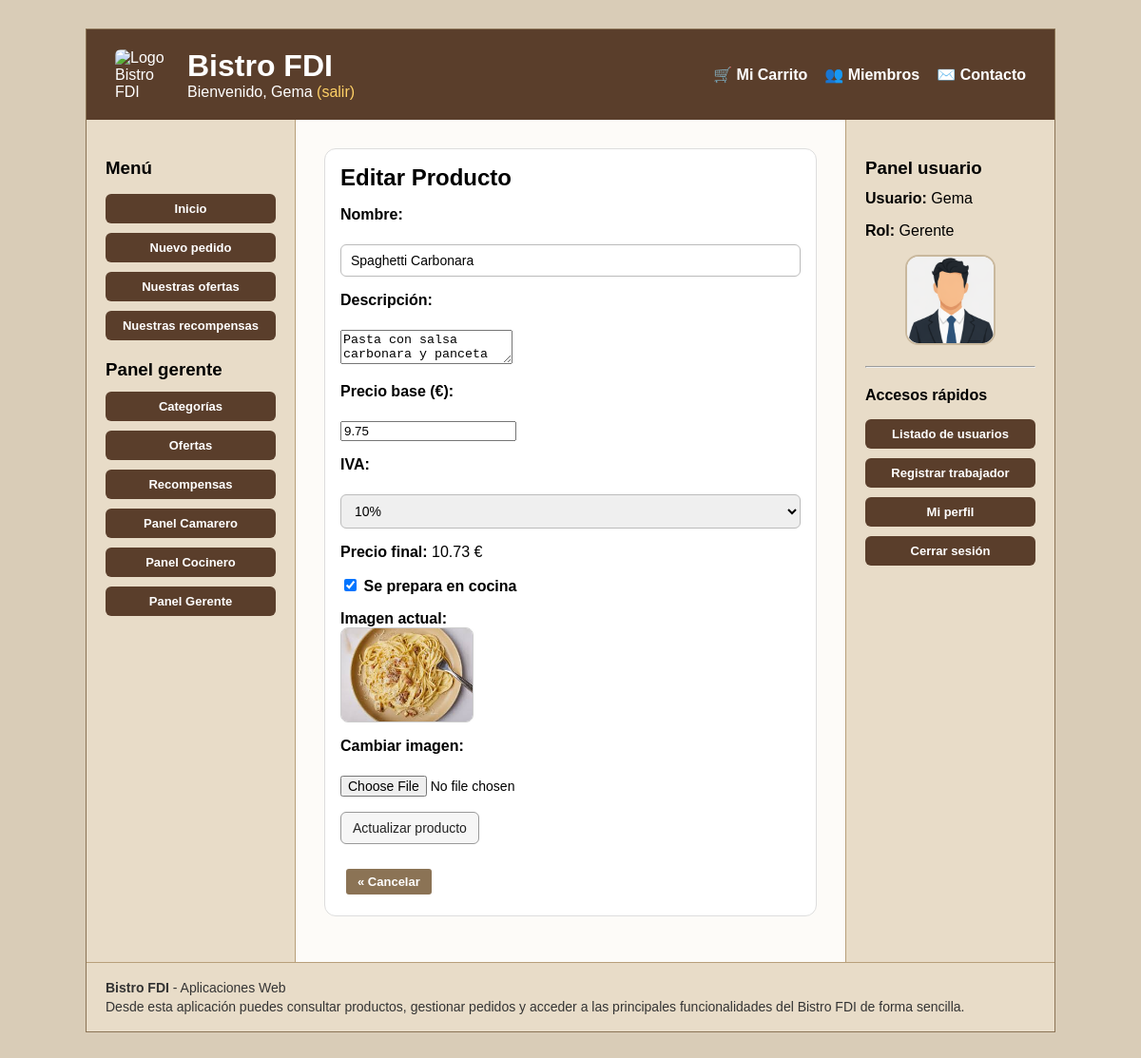
Page /vistas/productos/crearProducto.php?id=2&categoria_id=1 (signed in) on the committed database.
### tables this page shows
CREATE TABLE IF NOT EXISTS `usuarios` (
    `id` INT AUTO_INCREMENT PRIMARY KEY,
    `username` VARCHAR(100) NOT NULL UNIQUE,
    `email` VARCHAR(150) NOT NULL UNIQUE,
    `nombre` VARCHAR(100) NOT NULL,
    `apellidos` VARCHAR(100) NOT NULL,
    `password_hash` VARCHAR(255) NOT NULL,
    `rol` ENUM('cliente', 'camarero', 'cocinero', 'gerente') NOT NULL DEFAULT 'cliente',
    `avatar_tipo` ENUM('default', 'preset', 'custom') NOT NULL DEFAULT 'default',
    `avatar_valor` VARCHAR(255) DEFAULT NULL,
    `activo` TINYINT(1) NOT NULL DEFAULT 1,
    `deleted_at` TIMESTAMP NULL DEFAULT NULL,
    `created_at` TIMESTAMP DEFAULT CURRENT_TIMESTAMP,
    `updated_at` TIMESTAMP DEFAULT CURRENT_TIMESTAMP ON UPDATE CURRENT_TIMESTAMP,
    `bistrocoins` INT NOT NULL DEFAULT 0
);

CREATE TABLE IF NOT EXISTS `productos` (
    `id` INT AUTO_INCREMENT PRIMARY KEY,
    `nombre` VARCHAR(100),
    `descripcion` TEXT,
    `categoria_id` INT,
    `precio_base` DECIMAL(10,2),
    `iva` INT,
    `disponible` BOOLEAN,
    `ofertado` BOOLEAN,
    `imagen` VARCHAR(255) DEFAULT NULL,
    `se_cocina` BOOLEAN DEFAULT 1,
    FOREIGN KEY (`categoria_id`) REFERENCES `categorias`(`id`)
);

### entities/Producto.php (called while the page is built, shortened)
<?php
class Producto {
    private $nombre;
    private $descripcion;
    private $precio;
    private $iva;
    private $imagen;
    private $se_cocina;
    public function __construct($id, $nombre, $descripcion, $categoria_id, $precio, $iva, $disponible, $ofertado, $imagen = null, $se_cocina = 1) {
        $this->nombre = $nombre;
        $this->descripcion = $descripcion;
        $this->precio = $precio;
        $this->iva = $iva;
        $this->imagen = $imagen;
        $this->se_cocina = $se_cocina;
    }
    public function getNombre() {
        return $this->nombre;
    }
    public function getDescripcion() {
        return $this->descripcion;
    }
    public function getPrecio() {
        return $this->precio;
    }
    public function getIVA() {
        return $this->iva;
    }
    public function getImagen() {
        return $this->imagen;
    }
    public function getSeCocina() {
        return $this->se_cocina;
    }
}

### includes/ProductoDAO.php (called while the page is built, shortened)
<?php
require_once __DIR__ . '/../entities/Producto.php';
require_once __DIR__ . '/application.php';
class ProductoDAO {
    public static function getById($id) {
        global $conn;
        $stmt = $conn->prepare("SELECT * FROM productos WHERE id = ?");
        $stmt->bind_param("i", $id);
        $stmt->execute();
        $result = $stmt->get_result();
        $row = $result->fetch_assoc();
        return new Producto(
            $row['id'],
            $row['nombre'],
            $row['descripcion'],
            $row['categoria_id'],
            $row['precio_base'],
            $row['iva'],
            $row['disponible'],
            $row['ofertado'],
            $row['imagen'] ?? null,
            $row['se_cocina'] ?? 1
        );
    }
}

### includes/UsuarioDAO.php (called while the page is built, shortened)
<?php
require_once __DIR__ . '/../entities/Usuario.php';
require_once __DIR__ . '/util.php';
class UsuarioDAO {
    public static function avatar_presets(): array {
        return [
            'preset_chef' => ['label' => 'Opcion 1', 'path' => RUTA_APP . '/img/avatares/cocinero.png'],
            'preset_waiter' => ['label' => 'Opcion 2', 'path' => RUTA_APP . '/img/avatares/camarero.png'],
            'preset_manager' => ['label' => 'Opcion 3', 'path' => RUTA_APP . '/img/avatares/gerente.png'],
        ];
    }
    private static function row_to_usuario(array $row): Usuario {
        $row['avatar_url'] = self::user_row_to_avatar_url($row);
        return new Usuario(
            (int)$row['id'],
            $row['username'],
            $row['email'],
            $row['nombre'],
            $row['apellidos'],
            $row['password_hash'],
            $row['rol'] ?? 'cliente',
            $row['avatar_tipo'] ?? 'default',
            $row['avatar_valor'] ?? null,
            $row['avatar_url'],
            (int)$row['activo'],
            $row['updated_at'] ?? '',
            (int)($row['bistrocoins'] ?? 0)
        );
    }
    private static function user_row_to_avatar_url(array $row): string {
        $tipo = (string)($row['avatar_tipo'] ?? 'default');
        $valor = (string)($row['avatar_valor'] ?? '');
        if ($tipo === 'preset') {
            $presets = self::avatar_presets();
            if (isset($presets[$valor])) {
                return $presets[$valor]['path'];
            }
        }
        return self::default_avatar();
    }
    public static function user_find_by_id(int $id, bool $includeInactive = true): ?Usuario {
        $conn = crearConexion();
        $sql = $includeInactive
            ? "SELECT * FROM usuarios WHERE id = ? LIMIT 1"
            : "SELECT * FROM usuarios WHERE id = ? AND activo = 1 LIMIT 1";
        $stmt = $conn->prepare($sql);
        $stmt->bind_param("i", $id);
        $stmt->execute();
        $result = $stmt->get_result();
        $row = $result->fetch_assoc();
        return $row ? self::row_to_usuario($row) : null;
    }
}

### includes/auth.php (called while the page is built, shortened)
<?php
require_once __DIR__ . '/UsuarioDAO.php';
function current_user(): ?Usuario {
    $id = (int)$_SESSION['user_id'];
    $user = UsuarioDAO::user_find_by_id($id);
    return $user;
}
        ?>

### entities/Usuario.php (called while the page is built, shortened)
<?php
class Usuario {
    private $nombre;
    private $rol;
    private $avatar_url;
    private $activo;
    public function __construct(int $id, string $username, string $email, string $nombre, string $apellidos,
                                string $password_hash, string $rol, string $avatar_tipo, ?string $avatar_valor,
                                string $avatar_url, int $activo, string $updated_at, int $bistrocoins = 0) {
        $this->nombre = $nombre;
        $this->rol = $rol;
        $this->avatar_url = $avatar_url;
        $this->activo = $activo;
    }
    public function getNombre(): string { return $this->nombre; }
    public function getRol(): string { return $this->rol; }
    public function getAvatarUrl(): string { return $this->avatar_url; }
    public function isActivo(): bool { return $this->activo === 1; }
}

### includes/util.php (called while the page is built, shortened)
<?php
function escaparHtml(?string $value): string
{
    return htmlspecialchars((string) $value, ENT_QUOTES | ENT_SUBSTITUTE, 'UTF-8');
}

### includes/Formulario/FormularioProducto.php (the view, shortened to what this page needs)
<?php
require_once __DIR__.'/Formulario.php';
require_once __DIR__.'/../ProductoDAO.php';
class FormularioProducto extends Formulario
{
    private $isCreate;
    private $categoria_id;
    private $producto;
    public function __construct(bool $isCreate,int $categoria_id,$producto=null)
    {
        $this->isCreate=$isCreate;
        $this->categoria_id=$categoria_id;
        $this->producto=$producto;
    }
    protected function generaCamposFormulario(&$datos)
    {
        $nombre=htmlspecialchars(
            $datos['nombre'] ??
            ($this->producto ? $this->producto->getNombre() : ''),
            ENT_QUOTES,'UTF-8'
        );
        $descripcion=htmlspecialchars(
            $datos['descripcion'] ??
            ($this->producto ? $this->producto->getDescripcion() : ''),
            ENT_QUOTES,'UTF-8'
        );
        $precio=htmlspecialchars(
            (string)(
                $datos['precio'] ??
                ($this->producto ? $this->producto->getPrecio() : '')
            ),
            ENT_QUOTES,'UTF-8'
        );
        $iva=(int)(
            $datos['iva'] ??
            ($this->producto ? $this->producto->getIVA() : 21)
        );
        $selected4=$iva===4?'selected':'';
        $selected10=$iva===10?'selected':'';
        $selected21=$iva===21?'selected':'';
        $seCocinaChecked=
            ($this->producto &&
             method_exists($this->producto,'getSeCocina') &&
             $this->producto->getSeCocina())
            ? 'checked'
            : '';
        $precioFinal='';
        if($precio!=='' && is_numeric($precio)){
            $precioFinal=number_format(
                ((float)$precio)*(1+($iva/100)),
                2,'.',''
            );
        }
        $imagenActualHTML='';
        if(!$this->isCreate && $this->producto){
            $img=trim((string)$this->producto->getImagen());
            if($img!==''){
                $imagenActualHTML="
<p>
<strong>Imagen actual:</strong><br>
<img
src='../../{$img}'
width='140'
height='100'
class='img-rounded'>
</p>";
            }
        }
return <<<HTML
<p>
<label>Nombre:</label><br>
<input
type="text"
name="nombre"
value="{$nombre}"
required>
</p>
<p>
<label>Descripción:</label><br>
<textarea
name="descripcion"
required>{$descripcion}</textarea>
</p>
<p>
<label>Precio base (€):</label><br>
<input
id="precio"
type="number"
step="0.01"
name="precio"
value="{$precio}"
required>
</p>
<p>
<label>IVA:</label><br>
<select id="iva" name="iva">
<option value="4" {$selected4}>4%</option>
<option value="10" {$selected10}>10%</option>
<option value="21" {$selected21}>21%</option>
</select>
</p>
<p>
<strong>Precio final:</strong>
<span id="precioFinal">
{$precioFinal}
</span> €
</p>
<p>
<label>
<input
type="checkbox"
name="se_cocina"
value="1"
{$seCocinaChecked}>
Se prepara en cocina
</label>
</p>
{$imagenActualHTML}
<p>
<label>Cambiar imagen:</label><br>
<input
type="file"
name="imagen"
accept=".jpg,.jpeg,.png">
</p>
<input
type="hidden"
name="categoria_id"
value="{$this->categoria_id}">
<p>
<button type="submit">
Actualizar producto
</button>
</p>
<script>
(function(){
const precioInput=document.getElementById('precio');
const ivaSelect=document.getElementById('iva');
const precioFinal=document.getElementById('precioFinal');
function recalcular(){
const precio=parseFloat(precioInput.value||0);
const iva=parseInt(ivaSelect.value||0);
if(precio>0){
precioFinal.textContent=
(precio*(1+iva/100)).toFixed(2);
}
}
precioInput.addEventListener('input',recalcular);
ivaSelect.addEventListener('change',recalcular);
recalcular();
})();
</script>
HTML;
    }
}

### cabecera.php (shortened to what this page needs)
<?php
require_once __DIR__ . '/includes/auth.php';
function mostrarSaludo(): string {
    $user = current_user();
    if ($user) {
        $nombre = $user->getNombre() ?: $user->getUsername();
        return "Bienvenido, " . htmlspecialchars($nombre) .
            " <a href='" . RUTA_APP . "/scripts/usuarios/logout.php'>(salir)</a>";
    }
    return "Usuario desconocido. <a href='" . RUTA_APP . "/vistas/usuarios/acceso.php#login'>Login</a>";
}
?>
<div class="cabecera-superior">
    <div class="cabecera-brand">
        <img src="<?= RUTA_APP ?>/img/logo_personalizado.png" alt="Logo Bistro FDI" class="logo-cabecera">
        <div>
            <h1>Bistro FDI</h1>
            <div class="saludo"><?= mostrarSaludo(); ?></div>
        </div>
    </div>
    <nav class="menu-principal">
        <ul>
            <?php if (current_user()): ?>
                <li><a href="<?= RUTA_APP ?>/vistas/pedidos/carrito.php">🛒 Mi Carrito</a></li>
            <?php endif; ?>
            <li><a href="<?= RUTA_APP ?>/miembros.php">👥 Miembros</a></li>
            <li><a href="<?= RUTA_APP ?>/contacto.php">✉️ Contacto</a></li>
        </ul>
    </nav>
</div>

### sideBarIzq.php
<?php
$user = function_exists('current_user') ? current_user() : null;
?>
<nav aria-label="Navegación principal">
    <h3>Menú</h3>
    <ul class="menu-izq">
        <li><a href="<?= RUTA_APP ?>/index.php">Inicio</a></li>
        <li><a href="<?= RUTA_APP ?>/vistas/pedidos/elegirTipo.php">Nuevo pedido</a></li>
        <li><a href="<?= RUTA_APP ?>/vistas/ofertas/ofertaCliente.php">Nuestras ofertas</a></li>
        <li><a href="<?= RUTA_APP ?>/vistas/recompensas/recompensaCliente.php">Nuestras recompensas</a></li>
        <?php if ($user): ?>
            <?php if ($user->getRol() !== 'cliente'): ?>
                <h3>Panel <?= htmlspecialchars($user->getRol()) ?></h3>
            <?php endif; ?>
            <?php if ($user->getRol() === 'gerente'): ?>
                <li><a href="<?= RUTA_APP ?>/vistas/categorias/categoriasList.php">Categorías</a></li>
                <li><a href="<?= RUTA_APP ?>/vistas/ofertas/listarOfertas.php">Ofertas</a></li>
                <li><a href="<?= RUTA_APP ?>/vistas/recompensas/listarRecompensas.php">Recompensas</a></li>
            <?php endif; ?>
            <?php if ($user->getRol() === 'camarero' || $user->getRol() === 'gerente'): ?>
                <li><a href="<?= RUTA_APP ?>/vistas/pedidos/gestionCamarero.php">Panel Camarero</a></li>
            <?php endif; ?>
            <?php if ($user->getRol() === 'cocinero' || $user->getRol() === 'gerente'): ?>
                <li><a href="<?= RUTA_APP ?>/vistas/preparacion_pedidos/panel_cocinero.php">Panel Cocinero</a></li>
            <?php endif; ?>
            <?php if ($user->getRol() === 'gerente'): ?>
                <li><a href="<?= RUTA_APP ?>/vistas/preparacion_pedidos/panel_gerente.php">Panel Gerente</a></li>
            <?php endif; ?>
        <?php endif; ?>
    </ul>
</nav>

### sideBarDer.php
<?php
require_once __DIR__ . '/includes/auth.php';
require_once __DIR__ . '/includes/util.php';
$user = current_user();
$nombre = $user ? $user->getNombre() : 'Invitado';
$rol = $user ? $user->getRol() : 'No autenticado';
$avatarSrc = $user ? $user->getAvatarUrl() : '';
?>
<section class="panel-usuario-sidebar">
    <h3>Panel usuario</h3>
    <p><strong>Usuario:</strong> <?= escaparHtml($nombre) ?></p>
    <p><strong>Rol:</strong> <?= escaparHtml(ucfirst($rol)) ?></p>
    <?php if ($user): ?>
        <div class="sidebar-avatar-box">
            <img src="<?= escaparHtml($avatarSrc) ?>"
                 alt="Foto de perfil de <?= escaparHtml($nombre) ?>"
                 class="sidebar-avatar">
        </div>
    <?php endif; ?>
    <hr>
    <nav aria-label="Accesos rápidos del usuario">
        <h4>Accesos rápidos</h4>
        <ul class="menu-izq">
            <?php if ($user && $user->getRol() === 'gerente'): ?>
                <li><a href="<?= RUTA_APP ?>/vistas/usuarios/usuarios.php">Listado de usuarios</a></li>
                <li><a href="<?= RUTA_APP ?>/vistas/usuarios/usuario_form.php?modo=crear">Registrar trabajador</a></li>
                <li><a href="<?= RUTA_APP ?>/vistas/usuarios/perfil.php">Mi perfil</a></li>
                <li><a href="<?= RUTA_APP ?>/scripts/usuarios/logout.php">Cerrar sesión</a></li>
            <?php elseif ($user): ?>
                <li><a href="<?= RUTA_APP ?>/vistas/usuarios/perfil.php">Mi perfil</a></li>
                <li><a href="<?= RUTA_APP ?>/scripts/usuarios/logout.php">Cerrar sesión</a></li>
            <?php else: ?>
                <li><a href="<?= RUTA_APP ?>/vistas/usuarios/acceso.php#login">Iniciar sesión</a></li>
                <li><a href="<?= RUTA_APP ?>/vistas/usuarios/registro.php">Registrarse</a></li>
            <?php endif; ?>
        </ul>
    </nav>
</section>

### rows in the picture
usuarios: nombre "Gema", rol "gerente", rol "Gerente"
productos: nombre "Spaghetti Carbonara", descripcion "Pasta con salsa carbonara y panceta", precio "9.75", precioFinal "10.73", imagen (picture)

### other values in the picture
$tituloAccion "Editar Producto"
